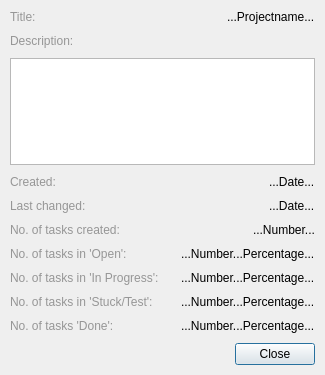
<?xml version="1.0" encoding="UTF-8"?>
<ui version="4.0">
 <class>InfoDialog</class>
 <widget class="QDialog" name="InfoDialog">
  <property name="geometry">
   <rect>
    <x>0</x>
    <y>0</y>
    <width>325</width>
    <height>375</height>
   </rect>
  </property>
  <property name="windowTitle">
   <string>Project Info</string>
  </property>
  <property name="windowIcon">
   <iconset resource="../resources.qrc">
    <normaloff>:/icons/icons/swift-notes.svg</normaloff>:/icons/icons/swift-notes.svg</iconset>
  </property>
  <layout class="QVBoxLayout" name="verticalLayout">
   <property name="spacing">
    <number>10</number>
   </property>
   <property name="leftMargin">
    <number>10</number>
   </property>
   <property name="topMargin">
    <number>10</number>
   </property>
   <property name="rightMargin">
    <number>10</number>
   </property>
   <property name="bottomMargin">
    <number>10</number>
   </property>
   <item>
    <layout class="QHBoxLayout" name="horizontalLayout_8" stretch="0,1">
     <item>
      <widget class="QLabel" name="label">
       <property name="styleSheet">
        <string notr="true">color: rgb(150, 150, 150);</string>
       </property>
       <property name="text">
        <string>Title:</string>
       </property>
      </widget>
     </item>
     <item alignment="Qt::AlignRight">
      <widget class="QLabel" name="label_Name">
       <property name="text">
        <string>...Projectname...</string>
       </property>
      </widget>
     </item>
    </layout>
   </item>
   <item>
    <widget class="QLabel" name="label_3">
     <property name="styleSheet">
      <string notr="true">color: rgb(150, 150, 150);</string>
     </property>
     <property name="text">
      <string>Description:</string>
     </property>
    </widget>
   </item>
   <item>
    <widget class="QPlainTextEdit" name="plainTextEditDescription">
     <property name="plainText">
      <string/>
     </property>
     <property name="textInteractionFlags">
      <set>Qt::TextSelectableByMouse</set>
     </property>
     <property name="placeholderText">
      <string/>
     </property>
    </widget>
   </item>
   <item>
    <layout class="QHBoxLayout" name="horizontalLayout" stretch="0,1">
     <item>
      <widget class="QLabel" name="label_4">
       <property name="styleSheet">
        <string notr="true">color: rgb(150, 150, 150);</string>
       </property>
       <property name="text">
        <string>Created:</string>
       </property>
      </widget>
     </item>
     <item alignment="Qt::AlignRight">
      <widget class="QLabel" name="label_DateCreated">
       <property name="text">
        <string>...Date...</string>
       </property>
      </widget>
     </item>
    </layout>
   </item>
   <item>
    <layout class="QHBoxLayout" name="horizontalLayout_2" stretch="0,1">
     <item>
      <widget class="QLabel" name="label_5">
       <property name="styleSheet">
        <string notr="true">color: rgb(150, 150, 150);</string>
       </property>
       <property name="text">
        <string>Last changed:</string>
       </property>
      </widget>
     </item>
     <item alignment="Qt::AlignRight">
      <widget class="QLabel" name="label_DateChanged">
       <property name="text">
        <string>...Date...</string>
       </property>
      </widget>
     </item>
    </layout>
   </item>
   <item>
    <layout class="QHBoxLayout" name="horizontalLayout_3" stretch="0,1">
     <item>
      <widget class="QLabel" name="label_6">
       <property name="styleSheet">
        <string notr="true">color: rgb(150, 150, 150);</string>
       </property>
       <property name="text">
        <string>No. of tasks created:</string>
       </property>
      </widget>
     </item>
     <item alignment="Qt::AlignRight">
      <widget class="QLabel" name="label_NoTasks">
       <property name="text">
        <string>...Number...</string>
       </property>
      </widget>
     </item>
    </layout>
   </item>
   <item>
    <layout class="QHBoxLayout" name="horizontalLayout_4" stretch="0,1">
     <item>
      <widget class="QLabel" name="label_7">
       <property name="styleSheet">
        <string notr="true">color: rgb(150, 150, 150);</string>
       </property>
       <property name="text">
        <string>No. of tasks in 'Open':</string>
       </property>
      </widget>
     </item>
     <item alignment="Qt::AlignRight">
      <widget class="QLabel" name="label_NoOpen">
       <property name="text">
        <string>...Number...Percentage...</string>
       </property>
      </widget>
     </item>
    </layout>
   </item>
   <item>
    <layout class="QHBoxLayout" name="horizontalLayout_5" stretch="0,1">
     <item>
      <widget class="QLabel" name="label_8">
       <property name="styleSheet">
        <string notr="true">color: rgb(150, 150, 150);</string>
       </property>
       <property name="text">
        <string>No. of tasks in 'In Progress':</string>
       </property>
      </widget>
     </item>
     <item alignment="Qt::AlignRight">
      <widget class="QLabel" name="label_NoInProgress">
       <property name="text">
        <string>...Number...Percentage...</string>
       </property>
      </widget>
     </item>
    </layout>
   </item>
   <item>
    <layout class="QHBoxLayout" name="horizontalLayout_6" stretch="0,1">
     <item>
      <widget class="QLabel" name="label_9">
       <property name="styleSheet">
        <string notr="true">color: rgb(150, 150, 150);</string>
       </property>
       <property name="text">
        <string>No. of tasks in 'Stuck/Test':</string>
       </property>
      </widget>
     </item>
     <item alignment="Qt::AlignRight">
      <widget class="QLabel" name="label_NoStuckTest">
       <property name="text">
        <string>...Number...Percentage...</string>
       </property>
      </widget>
     </item>
    </layout>
   </item>
   <item>
    <layout class="QHBoxLayout" name="horizontalLayout_7" stretch="0,1">
     <item>
      <widget class="QLabel" name="label_10">
       <property name="styleSheet">
        <string notr="true">color: rgb(150, 150, 150);</string>
       </property>
       <property name="text">
        <string>No. of tasks 'Done':</string>
       </property>
      </widget>
     </item>
     <item alignment="Qt::AlignRight">
      <widget class="QLabel" name="label_NoDone">
       <property name="text">
        <string>...Number...Percentage...</string>
       </property>
      </widget>
     </item>
    </layout>
   </item>
   <item>
    <widget class="QDialogButtonBox" name="buttonBoxAddCancelProject">
     <property name="orientation">
      <enum>Qt::Horizontal</enum>
     </property>
     <property name="standardButtons">
      <set>QDialogButtonBox::Close</set>
     </property>
    </widget>
   </item>
  </layout>
 </widget>
 <resources>
  <include location="../resources.qrc"/>
 </resources>
 <connections>
  <connection>
   <sender>buttonBoxAddCancelProject</sender>
   <signal>accepted()</signal>
   <receiver>InfoDialog</receiver>
   <slot>accept()</slot>
   <hints>
    <hint type="sourcelabel">
     <x>248</x>
     <y>254</y>
    </hint>
    <hint type="destinationlabel">
     <x>157</x>
     <y>274</y>
    </hint>
   </hints>
  </connection>
  <connection>
   <sender>buttonBoxAddCancelProject</sender>
   <signal>rejected()</signal>
   <receiver>InfoDialog</receiver>
   <slot>reject()</slot>
   <hints>
    <hint type="sourcelabel">
     <x>316</x>
     <y>260</y>
    </hint>
    <hint type="destinationlabel">
     <x>286</x>
     <y>274</y>
    </hint>
   </hints>
  </connection>
 </connections>
</ui>
